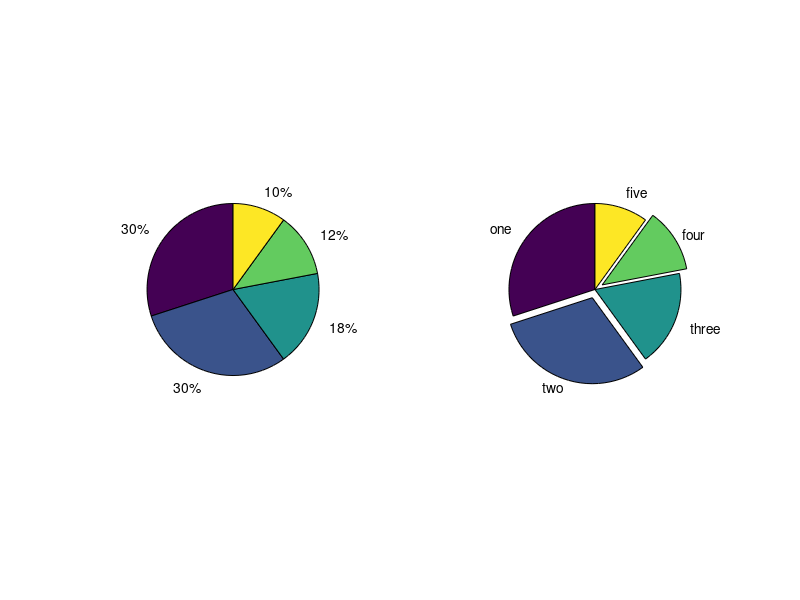
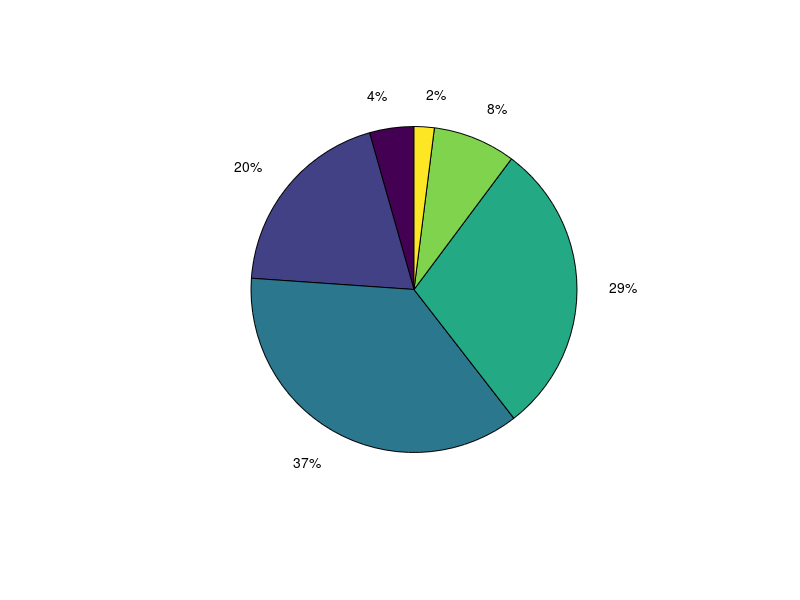

Write the MATLAB code that produced these figures, in order.
%%
%   COURSE: Master statistics and machine learning: intuition, math, code										
%      URL: udemy.com/course/statsml_x/?couponCode=202212 
% 
%  SECTION: Visualizing data
%    VIDEO: Pie charts
% 
%  TEACHER: Mike X Cohen, sincxpress.com
%

%%

% a clear MATLAB workspace is a clear mental workspace
close all; clear; clc
pkg load statistics % load Octave stats package

%% create data for the plot

nbins = 5;
totalN = 100;

rawdata = ceil(logspace(log10(1/2),log10(nbins-.01),totalN));

% prepare data for pie chart
uniquenums = unique(rawdata);
data4pie = zeros(length(uniquenums),1);

for i=1:length(uniquenums)
    data4pie(i) = sum(rawdata==uniquenums(i));
end

%% show the pie chart

figure(1), clf

subplot(121)
pie(data4pie)

subplot(122)
pie(data4pie',[0 30 0 1 0],{'one','two','three','four','five'})

%% for continuous data

% generate log-normal distribution
data = exp( randn(1000,1)/10 );


figure(2), clf

% generate bins using histogram
histbins = hist(data,6);

% and show that as a pie chart
pie(histbins)

%% done.
